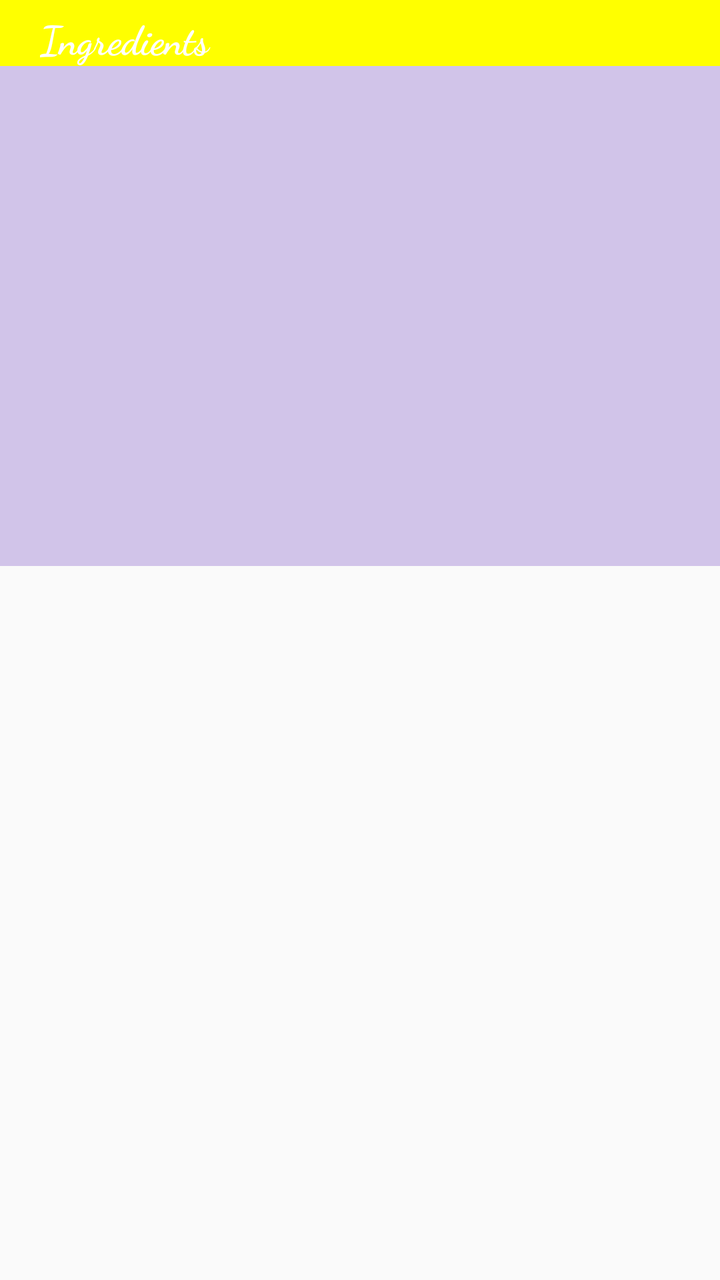
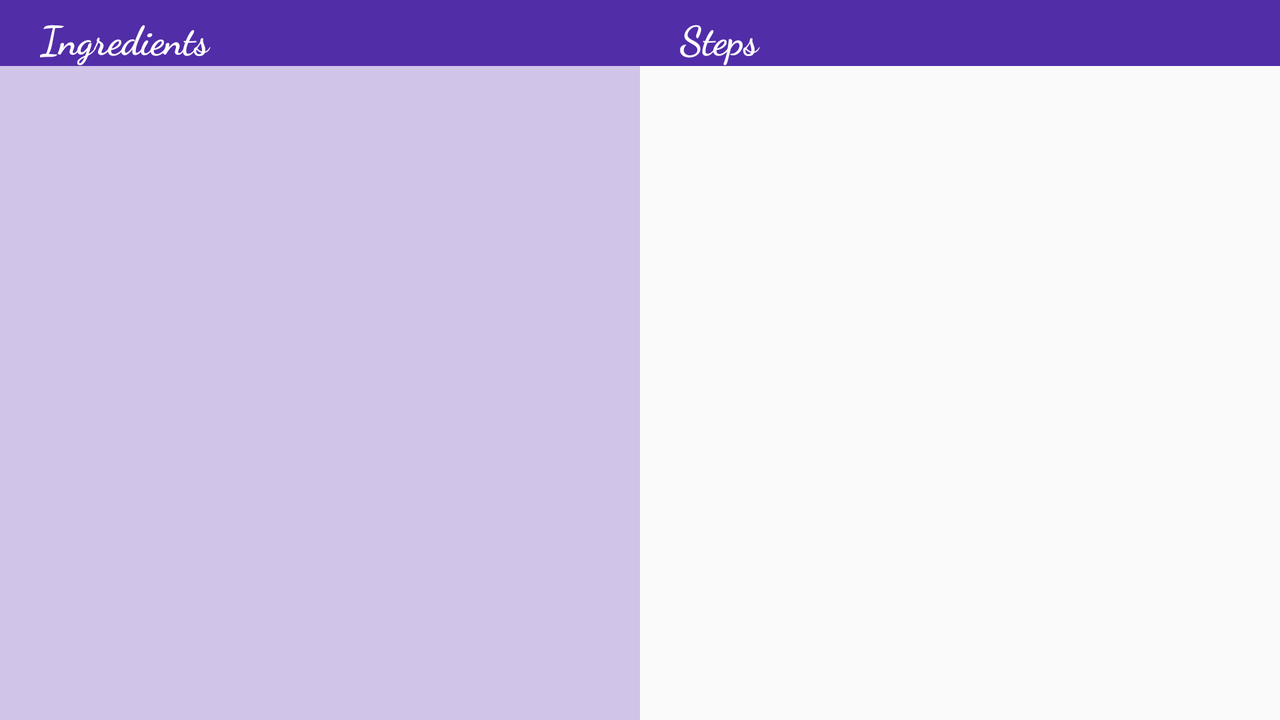

The same Android screen from two of the app's own layout files: first res/layout/ as a phone draws it, then the repository's variant for another configuration, drawn on a device whose configuration selects that folder. Both files follow.
<!-- AndroidManifest.xml: application theme AppTheme -->
<!-- res/layout/description_recipe_fragment.xml -->
<?xml version="1.0" encoding="utf-8"?>
<android.support.constraint.ConstraintLayout xmlns:android="http://schemas.android.com/apk/res/android"
    xmlns:app="http://schemas.android.com/apk/res-auto"
    xmlns:tools="http://schemas.android.com/tools"
    android:layout_width="match_parent"
    android:layout_height="match_parent"
    tools:context=".environment.android.activities.DescriptionRecipeActivity">

    <android.support.v7.widget.CardView
        android:id="@+id/cardView"
        android:layout_width="match_parent"
        android:layout_height="wrap_content"
        android:visibility="gone"
        app:cardCornerRadius="5dp"
        app:contentPadding="10dp"
        app:layout_constraintLeft_toLeftOf="parent"
        app:layout_constraintTop_toTopOf="parent">

        <RelativeLayout
            android:layout_width="wrap_content"
            android:layout_height="wrap_content">

            <ImageView
                android:id="@+id/description_recipe_image"
                android:layout_width="50dp"
                android:layout_height="50dp"
                android:scaleType="center"
                android:contentDescription="TODO" />

            <TextView
                android:id="@+id/description_recipe_name"
                android:layout_width="match_parent"
                android:layout_height="50dp"
                android:textAlignment="center"
                android:layout_toRightOf="@+id/description_recipe_image"
                android:layout_toEndOf="@+id/description_recipe_image"
                style="@style/TitleStyle"
                tools:text="Recipe Name"
                tools:background="#FFFF00"/>
        </RelativeLayout>
    </android.support.v7.widget.CardView>

    <TextView
        android:id="@+id/description_ingredients_title"
        android:layout_width="match_parent"
        android:layout_height="wrap_content"
        android:gravity="start"
        android:text="@string/ingredients"
        android:paddingTop="5dp"
        android:paddingLeft="20dp"
        android:paddingRight="20dp"
        android:paddingStart="20dp"
        android:paddingEnd="20dp"
        app:layout_constraintTop_toTopOf="parent"
        android:background="@color/colorPrimaryLight"
        style="@style/TitleStyleIngredients"
        tools:background="#FFFF00"/>

    <android.support.v7.widget.RecyclerView
        android:id="@+id/description_ingredients"
        android:layout_width="0dp"
        android:layout_height="250dp"
        android:paddingTop="5dp"
        android:paddingLeft="20dp"
        android:paddingRight="20dp"
        android:paddingStart="20dp"
        android:paddingEnd="20dp"
        android:background="@color/colorPrimaryLight"
        android:overScrollMode="never"
        app:layout_constraintTop_toBottomOf="@+id/description_ingredients_title"
        app:layout_constraintLeft_toLeftOf="@+id/description_ingredients_title"
        app:layout_constraintRight_toRightOf="@+id/description_ingredients_title" />

    <android.support.v7.widget.RecyclerView
        android:id="@+id/description_steps_preview"
        android:layout_width="0dp"
        android:layout_height="0dp"
        android:paddingTop="10dp"
        android:overScrollMode="never"
        app:layout_constraintTop_toBottomOf="@+id/description_ingredients"
        app:layout_constraintLeft_toLeftOf="@+id/description_ingredients"
        app:layout_constraintRight_toRightOf="@+id/description_ingredients"
        app:layout_constraintBottom_toBottomOf="parent"/>
</android.support.constraint.ConstraintLayout>
<!-- resources referenced by this layout -->
<resources>
  <color name="colorPrimaryLight">#D1C4E9</color>
  <string name="ingredients">Ingredients</string>
  <style name="TitleStyle" parent="TitleCursive">
          <item name="android:textSize">45sp</item>
      </style>
  <style name="TitleStyleIngredients" parent="TitleCursive">
          <item name="android:textSize">20sp</item>
          <item name="android:background">@color/colorPrimaryDark</item>
          <item name="android:textColor">@color/colorAccent</item>
      </style>
  <style name="AppTheme" parent="Theme.AppCompat.Light.DarkActionBar">
          
          <item name="colorPrimary">@color/colorPrimary</item>
          <item name="colorPrimaryDark">@color/colorPrimaryDark</item>
          <item name="colorAccent">@color/colorAccent</item>
          <item name="cardViewStyle">@style/CardView</item>
      </style>
  <style name="TitleCursive">
          <item name="android:fontFamily">cursive</item>
          <item name="android:textStyle">bold</item>
      </style>
  <color name="colorPrimaryDark">#512DA8</color>
  <color name="colorAccent">#FFFFFF</color>
  <color name="colorPrimary">#673AB7</color>
</resources>
<!-- res/layout-land/description_recipe_fragment.xml (the repository's variant of the layout above) -->
<!-- drawn on the phone turned sideways -->
<?xml version="1.0" encoding="utf-8"?>
<android.support.constraint.ConstraintLayout xmlns:android="http://schemas.android.com/apk/res/android"
    xmlns:app="http://schemas.android.com/apk/res-auto"
    xmlns:tools="http://schemas.android.com/tools"
    android:layout_width="match_parent"
    android:layout_height="match_parent"
    tools:context=".environment.activities.DescriptionRecipeActivity">

    <android.support.v7.widget.CardView
        android:id="@+id/cardView"
        android:layout_width="match_parent"
        android:layout_height="wrap_content"
        android:visibility="gone"
        app:cardCornerRadius="5dp"
        app:contentPadding="10dp"
        app:layout_constraintLeft_toLeftOf="parent"
        app:layout_constraintTop_toTopOf="parent">

        <RelativeLayout
            android:layout_width="wrap_content"
            android:layout_height="wrap_content">

            <TextView
                android:id="@+id/description_recipe_name"
                android:layout_width="match_parent"
                android:layout_height="50dp"
                android:textAlignment="center"
                android:gravity="center"
                style="@style/TitleStyle"
                tools:text="Recipe Name"
                tools:background="#FFFF00"/>
        </RelativeLayout>
    </android.support.v7.widget.CardView>

    <TextView
        android:id="@+id/description_ingredients_title"
        android:layout_width="0dp"
        android:layout_height="wrap_content"
        android:gravity="start"
        android:text="@string/ingredients"
        android:paddingTop="5dp"
        android:paddingLeft="20dp"
        android:paddingRight="20dp"
        android:paddingStart="20dp"
        android:paddingEnd="20dp"
        app:layout_constraintTop_toTopOf="parent"
        app:layout_constraintRight_toLeftOf="@+id/description_steps_title"
        app:layout_constraintLeft_toLeftOf="parent"
        style="@style/TitleStyleIngredients" />

    <TextView
        android:id="@+id/description_steps_title"
        android:layout_width="0dp"
        android:layout_height="wrap_content"
        android:gravity="start"
        android:text="@string/steps"
        android:paddingTop="5dp"
        android:paddingLeft="20dp"
        android:paddingRight="20dp"
        android:paddingStart="20dp"
        android:paddingEnd="20dp"
        app:layout_constraintTop_toTopOf="@+id/description_ingredients_title"
        app:layout_constraintLeft_toRightOf="@+id/description_ingredients_title"
        app:layout_constraintRight_toRightOf="parent"
        style="@style/TitleStyleStep" />

    <android.support.v7.widget.RecyclerView
        android:id="@+id/description_ingredients"
        android:layout_width="0dp"
        android:layout_height="0dp"
        android:paddingTop="5dp"
        android:paddingLeft="20dp"
        android:paddingRight="20dp"
        android:paddingStart="20dp"
        android:paddingEnd="20dp"
        android:background="@color/colorPrimaryLight"
        app:layout_constraintTop_toBottomOf="@+id/description_ingredients_title"
        app:layout_constraintLeft_toLeftOf="parent"
        app:layout_constraintRight_toLeftOf="@+id/description_steps_preview"
        app:layout_constraintBottom_toBottomOf="parent"/>

    <android.support.v7.widget.RecyclerView
        android:id="@+id/description_steps_preview"
        android:layout_width="0dp"
        android:layout_height="0dp"
        android:layout_marginBottom="1dp"
        app:layout_constraintTop_toBottomOf="@+id/description_ingredients_title"
        app:layout_constraintRight_toRightOf="parent"
        app:layout_constraintLeft_toRightOf="@+id/description_ingredients"
        app:layout_constraintBottom_toBottomOf="parent"/>
</android.support.constraint.ConstraintLayout>
<!-- resources referenced by the variant -->
<!-- as the phone turned sideways resolves them -->
<resources>
  <color name="colorPrimaryLight">#D1C4E9</color>
  <string name="ingredients">Ingredients</string>
  <string name="steps">Steps</string>
  <style name="TitleStyle" parent="TitleCursive">
          <item name="android:textSize">45sp</item>
      </style>
  <style name="TitleStyleIngredients" parent="TitleCursive">
          <item name="android:textSize">20sp</item>
          <item name="android:background">@color/colorPrimaryDark</item>
          <item name="android:textColor">@color/colorAccent</item>
      </style>
  <style name="TitleStyleStep" parent="TitleCursive">
          <item name="android:textSize">20sp</item>
          <item name="android:background">@drawable/step_title_background</item>
          <item name="android:textColor">@color/colorAccent</item>
      </style>
  <style name="AppTheme" parent="Theme.AppCompat.Light.DarkActionBar">
          
          <item name="colorPrimary">@color/colorPrimary</item>
          <item name="colorPrimaryDark">@color/colorPrimaryDark</item>
          <item name="colorAccent">@color/colorAccent</item>
          <item name="cardViewStyle">@style/CardView</item>
      </style>
  <style name="TitleCursive">
          <item name="android:fontFamily">cursive</item>
          <item name="android:textStyle">bold</item>
      </style>
  <color name="colorPrimaryDark">#512DA8</color>
  <color name="colorAccent">#FFFFFF</color>
  <!-- drawable step_title_background (drawable) -->
  <?xml version="1.0" encoding="utf-8"?>
  <selector xmlns:android="http://schemas.android.com/apk/res/android">
      <item android:state_selected="false" android:drawable="@color/colorPrimaryDark" />
  </selector>
  <color name="colorPrimary">#673AB7</color>
</resources>
